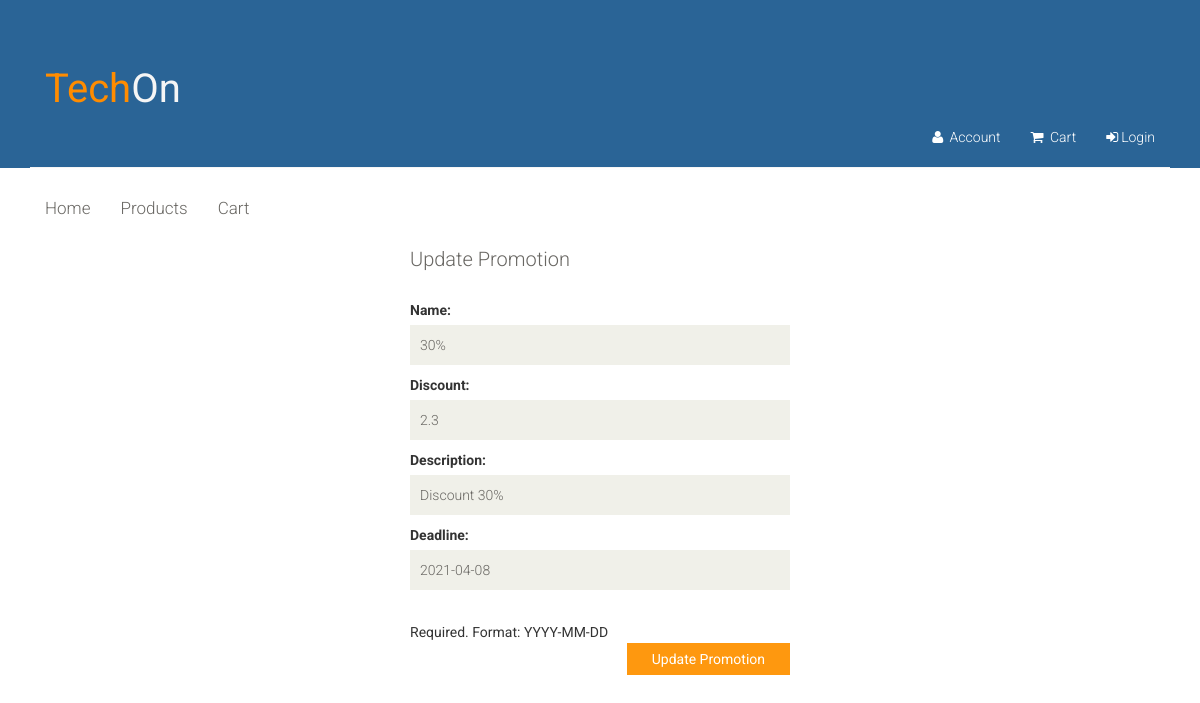
The app's page /updatePromotion/1/, older data.
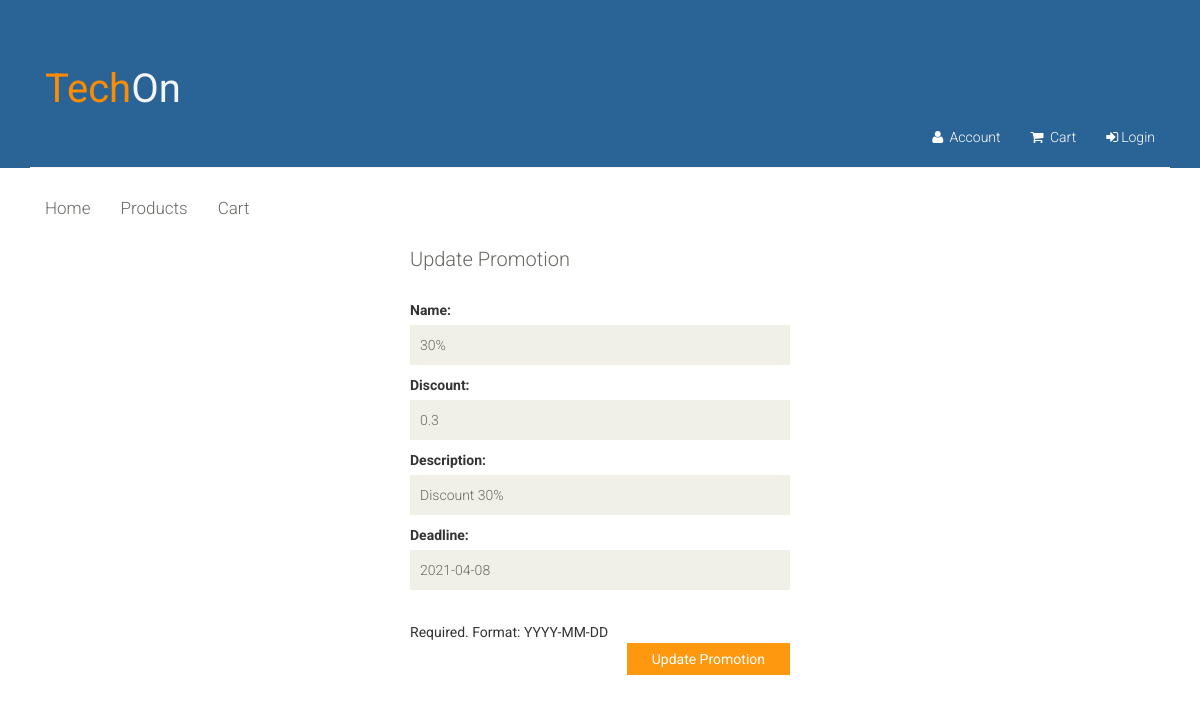
The same page, newer data.
### app/models.py (models this page shows, shortened)
class Promotion(models.Model):
    name = models.CharField(max_length=80)
    discount = models.FloatField()
    description = models.CharField(max_length=300)
    deadline = models.DateField()

### app/views.py (the view)
# urls.py: path('updatePromotion/<str:promotion_id>/', views.updatePromotion, name='updatePromotion'),
def updatePromotion(request, promotion_id):
    assert isinstance(request, HttpRequest)
    if request.method == "POST":
        form = PromotionForm(request.POST)
        if form.is_valid():
            promotion = Promotion.objects.get(id=promotion_id)
            promotion.name = form.cleaned_data["name"]
            promotion.discount = form.cleaned_data["discount"]
            promotion.description = form.cleaned_data["description"]
            promotion.deadline = form.cleaned_data["deadline"]
            promotion.save()
            return redirect("promotionsManagement")
    else:
        promotion = Promotion.objects.get(id=promotion_id)
        form = PromotionForm(initial={"name": promotion.name,
                                      "discount": promotion.discount,
                                      "description": promotion.description,
                                      "deadline": promotion.deadline,
                                      })
    return render(request, "updatePromotion.html", {"form": form})

### app/forms.py
class PromotionForm(forms.Form):
    name = forms.CharField(label="Name", max_length=80)
    discount = forms.FloatField(label="Discount")
    description = forms.CharField(label="Description", max_length=250)
    deadline = forms.DateField(label="Deadline", help_text='Required. Format: YYYY-MM-DD')

### app/templates/updatePromotion.html (shortened to what this page needs)
{% extends "layout.html" %}
{% block content %}
	<section >
        <div class="row">
				<div class="col-sm-4 col-sm-offset-4" >
					<div class="login-form">
						<h2>Update Promotion</h2>
					    <form method="POST" action=".">
							{{ form }}
                            <button style="float:right;" type="submit" class="btn btn-default">Update Promotion</button>
						</form>
					</div>
				</div>
        </div>
	</section>
{% endblock %}

Row changes from the older to the newer data that the page shows:
changed Promotion "Discount 30%": discount "2.3" → "0.3"
